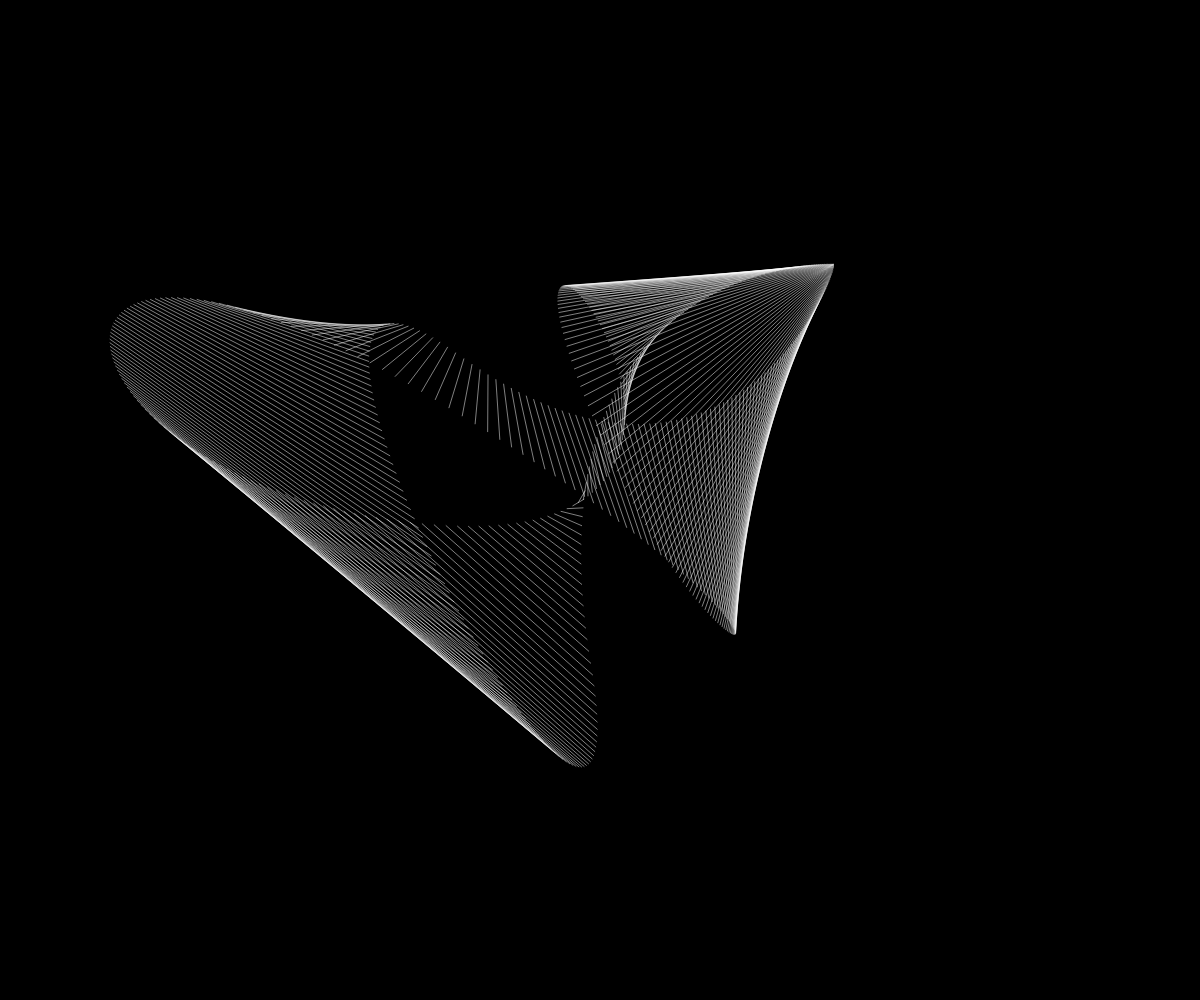
Frame 1 (no input)
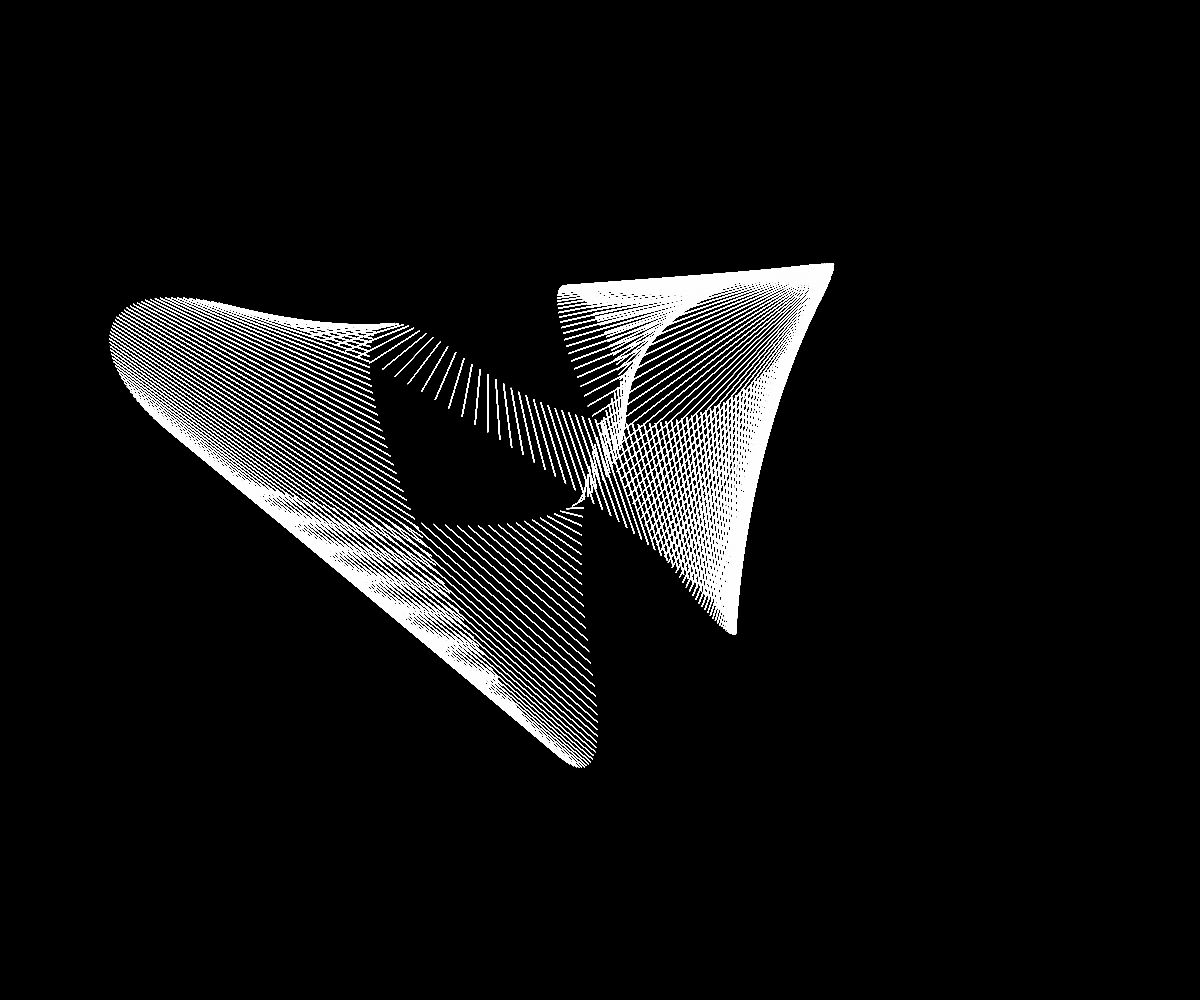
Frame 60 (no input)
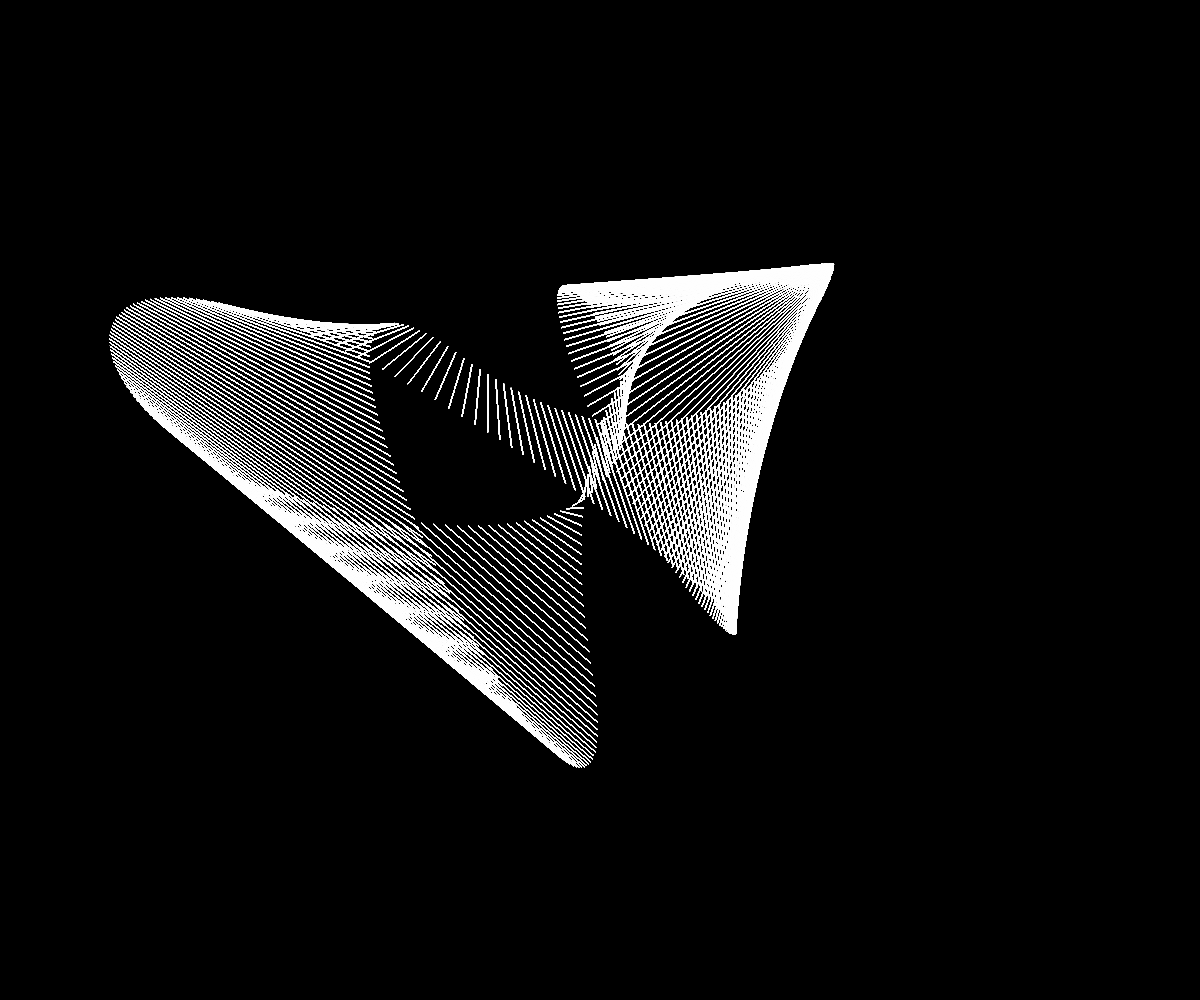
Frame 120 (the mouse pressed at the canvas centre since frame 60)

The p5.js sketch that drew these frames (run headless with seeded random() and noise() and a simulated clock; from frame 60 on, the mouse is pressed at the canvas centre):

// p5.js sketch
// ── sketch.js
function setup() {
    createCanvas(windowWidth, windowHeight,);
    background(0);
}

function draw(){
    randomSeed(60);
    noStroke();
    noFill();

    let x1 = random((1/4)*width, (3/4)*width);
        x2 = random((1/4)*width, (3/4)*width);
        x3 = random((1/4)*width, (3/4)*width);
        x4 = random((1/4)*width, (3/4)*width);
        x5 = x3 + 2 * (x4 - x3);
        x6 = random((1/4)*width, (3/4)*width);
        x7 = random((1/4)*width, (3/4)*width);
        x8 = x6 + 2 * (x7 - x6);
        x9 = x2 + 2 * (x1 - x2);
        x10 = x1;

    let y1 = random((1/4)*height, (3/4)*height);
        y2 = random((1/4)*height, (3/4)*height);
        y3 = random((1/4)*height, (3/4)*height);
        y4 = random((1/4)*height, (3/4)*height);
        y5 = y3 + 2 * (y4 - y3);
        y6 = random((1/4)*height, (3/4)*height);
        y7 = random((1/4)*height, (3/4)*height);
        y8 = y6 + 2 * (y7 - y6);
        y9 = y2 + 2 * (y1 - y2);
        y10 = y1;

    let x11 = random((1/4)*width, (3/4)*width);
        x12 = random((1/4)*width, (3/4)*width);
        x13 = random((1/4)*width, (3/4)*width);
        x14 = random((1/4)*width, (3/4)*width);
        x15 = x13 + 2 * (x14 - x13);
        x16 = random((1/4)*width, (3/4)*width);
        x17 = random((1/4)*width, (3/4)*width);
        x18 = x16 + 2 * (x17 - x16);
        x19 = x12 + 2 * (x11 - x12);
        x20 = x11;

    let y11 = random((1/4)*height, (3/4)*height);
        y12 = random((1/4)*height, (3/4)*height);
        y13 = random((1/4)*height, (3/4)*height);
        y14 = random((1/4)*height, (3/4)*height);
        y15 = y13 + 2 * (y14 - y13);
        y16 = random((1/4)*height, (3/4)*height);
        y17 = random((1/4)*height, (3/4)*height);
        y18 = y16 + 2 * (y17 - y16);
        y19 = y12 + 2 * (y11 - y12);
        y20 = y11;
        
    // // Bezier 1
    // beginShape();
    // vertex(x1, y1);
    // bezierVertex(x2, y2, x3, y3, x4, y4);
    // bezierVertex(x5, y5, x6, y6, x7, y7);
    // bezierVertex(x8, y8, x9, y9, x10, y10);
    // endShape();

    // // Bezier 2
    // beginShape();
    // vertex(x11, y11);
    // bezierVertex(x12, y12, x13, y13, x14, y14);
    // bezierVertex(x15, y15, x16, y16, x17, y17);
    // bezierVertex(x18, y18, x19, y19, x20, y20);
    // endShape();


    

    for(let t=0; t<=1; t=t + 0.01){
        stroke(255);
        strokeWeight(.5);

        let x = bezierPoint(x1,x2,x3,x4,t);
        let y = bezierPoint(y1,y2,y3,y4,t);
        let xb = bezierPoint(x4,x5,x6,x7,t);
        let yb = bezierPoint(y4,y5,y6,y7,t);
        let xc = bezierPoint(x7,x8,x9,x10,t);
        let yc = bezierPoint(y7,y8,y9,y10,t);

        let xd = bezierPoint(x11,x12,x13,x14,t);
        let yd = bezierPoint(y11,y12,y13,y14,t);
        let xe = bezierPoint(x14,x15,x16,x17,t);
        let ye = bezierPoint(y14,y15,y16,y17,t);
        let xf = bezierPoint(x17,x18,x19,x20,t);
        let yf = bezierPoint(y17,y18,y19,y20,t);

        line(x,y,xd,yd);
        line(xb,yb,xe,ye);
        line(xc,yc,xf,yf);
    }
}
